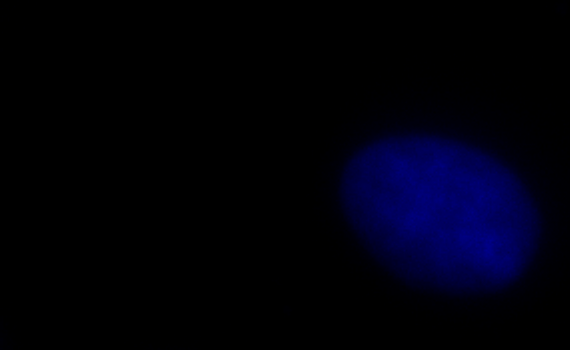
#> input picture Sample Images/dapi/Aufnahme-091019-0010mt - Kopie.tif, 570 x 350 px; its folder holds only this picture in this run
$ python -i FociDetectImgAnalysis.py   (imports and definitions only)   (older library calls are emulated)
#> lines starting #> are read from the running program, lines starting #| are printed output that depends on the picture
# -*- coding: utf-8 -*-

# diverse helper functions regarding image analysis

"""
Created on Mon Feb 25 21:24:17 2019

@author: Tim Hohmann et al. - "Evaluation of machine learning models for
automatic detection of DNA double strand breaks after irradiation using a gH2AX
foci assay", PLOS One, 2020
"""
import os

# For image analysis:
from skimage.filters import threshold_otsu
from skimage.io import imsave
import skimage.filters as sk_filt
from skimage.morphology import watershed,reconstruction, disk, remove_small_objects, binary_erosion, binary_dilation
from skimage.exposure import equalize_adapthist as adapthisteq
from skimage.filters import median
from skimage.measure import label, regionprops
from skimage.feature import peak_local_max
from scipy import ndimage as ndi

# import numpy:
import numpy as np
# import 2d convulution:
from scipy import signal

###############################################################################
# gets nuclei from gray scale images:
# [55 lines left out: function get_nuclei, not called in this run]


###############################################################################

def FilterFunc(image,filt_size = 5,frequencies = 0.15, scaling_range = [0,5]):
    '''
    Apply various filters to an image and store the results in a liste of shape
    [x-dimension of image * y-dimension of image, number_of_filters]
    number_of_filters depends on the number of different filter sizes used

    Input parameters:
    image                   = input image (array), grayscale
    frequencies             = list of frequencies used for gabor filtering
    scaling_range           = scale_range used for frangi filter
    scaling_range[0]        = lower bound
    scaling_range[1]        = upper_bound
    filt_size               = list of filter neighborhood sizes used for all
                              other filters used

    Returns:
    output_im               = data containing the filtered images in the form
                              column vectors (via filtered_image = reshape(-1,1))

    Order of output_im, columnwise:
        original image
        scharr filter
        gabor filter
        frangi filter
        autolevel filter
        autolevel_percentile filter
        equalize filter
        gradient filter
        fradient_percentile filter
        maximum filter
        mean filter
        mean_percentile filter
        mean_bilateral filter
        median filter
        minimum filter
        modal filter
        tophat filter
        entropy filter
        anisotropy filter

    Keep in mind that the number of rows per filter is dependent on the number
    of filter sizes used per filter.

    '''
    output_im = []
    # original image:
    filt_im = image.astype(float)
    output_im.append(filt_im.reshape(-1,1))

    # scharr filter:
    filt_im = sk_filt.scharr(image)
    output_im.append(filt_im.reshape(-1,1))
    for freq in frequencies:
        for angle in range(0,100,10):
            # print(angle)
            # gabor filter:
            # rotate filter ims in 10 degree steps up to 90 degree to get all necessary information
            # add up these images and use them as filtered image:
            temp_im, unused = sk_filt.gabor(image, theta = angle, frequency = freq, n_stds = 3)

            if angle == 0:
                filt_im = temp_im
            else:
                filt_im = filt_im + temp_im

        # convert to float
        filt_im = filt_im.astype(float)
        output_im.append(filt_im.reshape(-1,1))

    for curr_range in range(scaling_range[0],scaling_range[1]):
        # frangi filter:
        filt_im = sk_filt.frangi(image,scale_range = (0,5), beta2 = 0.02,scale_step = 0.3, beta1 = 5.1)
        output_im.append(filt_im.reshape(-1,1))

    for i in range(len(filt_size)):

        # autolevel filter -> stretches histogram from black to white:
        filt_im = sk_filt.rank.autolevel(image,disk(filt_size[i]))
        filt_im = filt_im.astype(float)
        output_im.append(filt_im.reshape(-1,1))

        # equalize image using histogram:
        filt_im = sk_filt.rank.equalize(image,disk(filt_size[i]))
        filt_im = filt_im.astype(float)
        output_im.append(filt_im.reshape(-1,1))

        # return local gradient:
        filt_im = sk_filt.rank.gradient(image,disk(filt_size[i]))
        filt_im = filt_im.astype(float)
        output_im.append(filt_im.reshape(-1,1))

        # maximum filter
        filt_im = sk_filt.rank.maximum(image,disk(filt_size[i]))
        filt_im = filt_im.astype(float)
        output_im.append(filt_im.reshape(-1,1))

        # mean filter
        filt_im = sk_filt.rank.mean(image,disk(filt_size[i]))
        filt_im = filt_im.astype(float)
        output_im.append(filt_im.reshape(-1,1))

        # minimum filter
        filt_im = sk_filt.rank.minimum(image,disk(filt_size[i]))
        filt_im = filt_im.astype(float)
        output_im.append(filt_im.reshape(-1,1))

        # modal filter -> returns most frequent value
        filt_im = sk_filt.rank.modal(image,disk(filt_size[i]))
        filt_im = filt_im.astype(float)
        output_im.append(filt_im.reshape(-1,1))

        # tophat filter
        filt_im = sk_filt.rank.tophat(image,disk(filt_size[i]))
        filt_im = filt_im.astype(float)
        output_im.append(filt_im.reshape(-1,1))

        # entropy filter
        filt_im = sk_filt.rank.entropy(image,disk(filt_size[i]))
        output_im.append(filt_im.reshape(-1,1))

        # make anisotropy filter.
        temp_im = image.astype(float)
        # create meshgrid with gaussian function:
        x = np.linspace(0,filt_size[i]-1,filt_size[i])
        y = np.linspace(0,filt_size[i]-1,filt_size[i])
        xv, yv = np.meshgrid(x, y)
        sigma = 3
        h = np.exp(-((xv-(filt_size[i]-1)/2)**2 + (yv-(filt_size[i]-1)/2)**2)/(2*sigma**2))
        h = h/sum(sum(h))
        # Get the image gradient direction with the Scharr operator:
        sch_op_x = (1/32) * np.array([[-3,0,3],[-10,0,10],[-3,0,3]])
        sch_op_y = (1/32) * np.array([[-3,-10,-3],[0,0,0],[3,10,3]])
        d_im_x   = signal.convolve2d(temp_im,sch_op_x, boundary='symm', mode='same')
        d_im_y   = signal.convolve2d(temp_im,sch_op_y, boundary='symm', mode='same')
                # Get the convoluted images:
        conv_im_xx = signal.convolve2d(d_im_x**2,h,boundary='symm', mode='same');
        conv_im_yy = signal.convolve2d(d_im_y**2,h,boundary='symm', mode='same');
        conv_im_xy = signal.convolve2d(d_im_x*d_im_y,h,boundary='symm', mode='same');
        coherence_im =   ((conv_im_xx - conv_im_yy)**2 + 4*conv_im_xy**2) / (conv_im_xx + conv_im_yy)**2
        temp_im = (conv_im_xx + conv_im_yy)**2 < 5*10**-1
        coherence_im[temp_im] = 0
        output_im.append(coherence_im.reshape(-1,1))

    output_im = np.concatenate(output_im,axis = 1)
    return output_im

###############################################################################
# [20 lines left out: function GoToFiles, not called in this run]

>>> import cv2
>>> picture = cv2.imread('Sample Images/dapi/Aufnahme-091019-0010mt - Kopie.tif', cv2.IMREAD_GRAYSCALE)
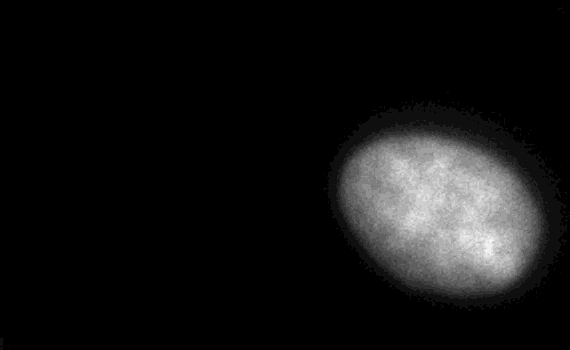
#> picture: shape (350, 570); min 0, max 16, mean 1.21; drawn with min black and max white
>>> result = FilterFunc(picture)
#> in FilterFunc, `filt_im = sk_filt.scharr(image)`:
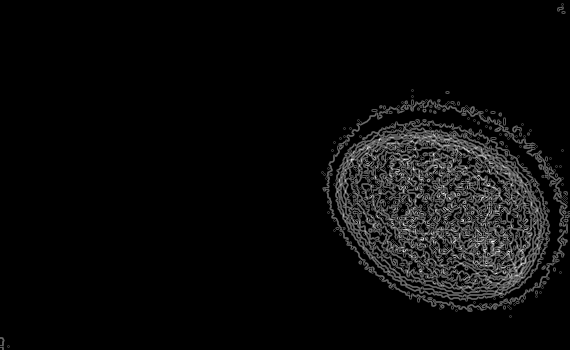
#> filt_im: shape (350, 570) float64; min 0, max 0.00788, mean 0.000348; drawn with min black and max white
#> after the loop in FilterFunc, `for freq in frequencies:`: output_im = 2 items
#> (the run stopped early here; a loop or call above may not have finished)
